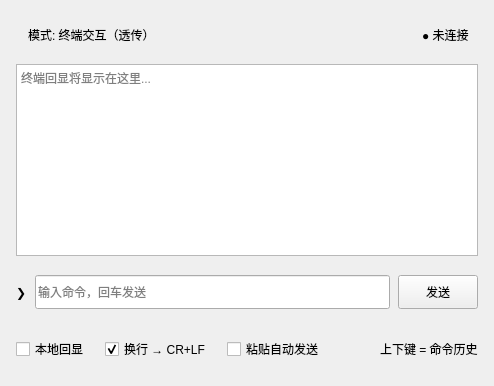
         <widget class="QWidget" name="pageTerminal">
          <layout class="QVBoxLayout" name="pageTerminalLayout">
           <property name="spacing">
            <number>10</number>
           </property>
           <property name="leftMargin">
            <number>16</number>
           </property>
           <property name="topMargin">
            <number>16</number>
           </property>
           <property name="rightMargin">
            <number>16</number>
           </property>
           <property name="bottomMargin">
            <number>16</number>
           </property>
           <item>
            <widget class="QWidget" name="termStatusBar">
             <property name="sizePolicy">
              <sizepolicy hsizetype="Expanding" vsizetype="Fixed">
               <horstretch>0</horstretch>
               <verstretch>0</verstretch>
              </sizepolicy>
             </property>
             <property name="minimumSize">
              <size>
               <width>0</width>
               <height>36</height>
              </size>
             </property>
             <layout class="QHBoxLayout" name="termStatusLayout">
              <property name="spacing">
               <number>16</number>
              </property>
              <property name="leftMargin">
               <number>12</number>
              </property>
              <item>
               <widget class="QLabel" name="termModeLabel">
                <property name="text">
                 <string>模式: 终端交互（透传）</string>
                </property>
               </widget>
              </item>
              <item>
               <spacer name="termStatusSpacer">
                <property name="orientation">
                 <enum>Qt::Horizontal</enum>
                </property>
                <property name="sizeHint" stdset="0">
                 <size>
                  <width>40</width>
                  <height>20</height>
                 </size>
                </property>
               </spacer>
              </item>
              <item>
               <widget class="QLabel" name="termStatusLabel">
                <property name="text">
                 <string>● 未连接</string>
                </property>
               </widget>
              </item>
             </layout>
            </widget>
           </item>
           <item>
            <widget class="QPlainTextEdit" name="termOutput">
             <property name="sizePolicy">
              <sizepolicy hsizetype="Expanding" vsizetype="Expanding">
               <horstretch>0</horstretch>
               <verstretch>0</verstretch>
              </sizepolicy>
             </property>
             <property name="readOnly">
              <bool>true</bool>
             </property>
             <property name="placeholderText">
              <string>终端回显将显示在这里...</string>
             </property>
            </widget>
           </item>
           <item>
            <widget class="QWidget" name="termInputWidget">
             <layout class="QHBoxLayout" name="termInputLayout">
              <property name="spacing">
               <number>8</number>
              </property>
              <property name="leftMargin">
               <number>0</number>
              </property>
              <property name="rightMargin">
               <number>0</number>
              </property>
              <item>
               <widget class="QLabel" name="termPromptLabel">
                <property name="text">
                 <string>❯</string>
                </property>
               </widget>
              </item>
              <item>
               <widget class="QLineEdit" name="termInput">
                <property name="sizePolicy">
                 <sizepolicy hsizetype="Expanding" vsizetype="Fixed">
                  <horstretch>0</horstretch>
                  <verstretch>0</verstretch>
                 </sizepolicy>
                </property>
                <property name="minimumSize">
                 <size>
                  <width>0</width>
                  <height>34</height>
                 </size>
                </property>
                <property name="placeholderText">
                 <string>输入命令，回车发送</string>
                </property>
               </widget>
              </item>
              <item>
               <widget class="QPushButton" name="termSendButton">
                <property name="minimumSize">
                 <size>
                  <width>80</width>
                  <height>34</height>
                 </size>
                </property>
                <property name="text">
                 <string>发送</string>
                </property>
               </widget>
              </item>
             </layout>
            </widget>
           </item>
           <item>
            <widget class="QWidget" name="termOptionsWidget">
             <layout class="QHBoxLayout" name="termOptionsLayout">
              <property name="spacing">
               <number>16</number>
              </property>
              <property name="leftMargin">
               <number>0</number>
              </property>
              <property name="rightMargin">
               <number>0</number>
              </property>
              <item>
               <widget class="QCheckBox" name="termLocalEchoCheckBox">
                <property name="text">
                 <string>本地回显</string>
                </property>
               </widget>
              </item>
              <item>
               <widget class="QCheckBox" name="termCrlfCheckBox">
                <property name="checked">
                 <bool>true</bool>
                </property>
                <property name="text">
                 <string>换行 → CR+LF</string>
                </property>
               </widget>
              </item>
              <item>
               <widget class="QCheckBox" name="termPasteSendCheckBox">
                <property name="text">
                 <string>粘贴自动发送</string>
                </property>
               </widget>
              </item>
              <item>
               <spacer name="termOptionsSpacer">
                <property name="orientation">
                 <enum>Qt::Horizontal</enum>
                </property>
                <property name="sizeHint" stdset="0">
                 <size>
                  <width>40</width>
                  <height>20</height>
                 </size>
                </property>
               </spacer>
              </item>
              <item>
               <widget class="QLabel" name="termHistoryLabel">
                <property name="text">
                 <string>上下键 = 命令历史</string>
                </property>
               </widget>
              </item>
             </layout>
            </widget>
           </item>
          </layout>
         </widget>
